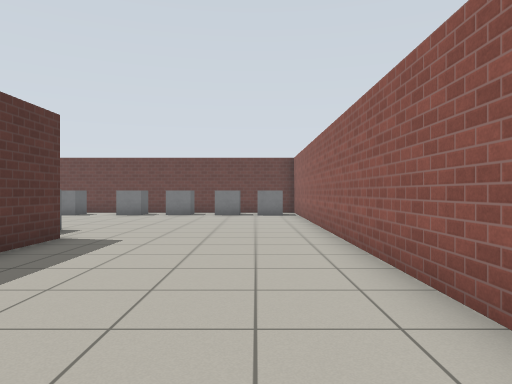
View 1 (above)

22 first-person views from a walk through a robot-simulator world made for Gazebo. The camera is 0.94 m above the floor, looks level and sees 70° across. The lines on the ground mark 1 m squares. The floor is counted in squares, 1 m on a side. Each view is taken from the middle of a square. On the plan, view 1 faces up. The plan holds only what a view shows up to about 13 squares ahead; the rest is blank. The place goes on beyond the plan. Gazebo's built-in surfaces are drawn with simple patterns. Some stock models are drawn as simple stand-ins. Some surface patterns are stand-ins.

View 2
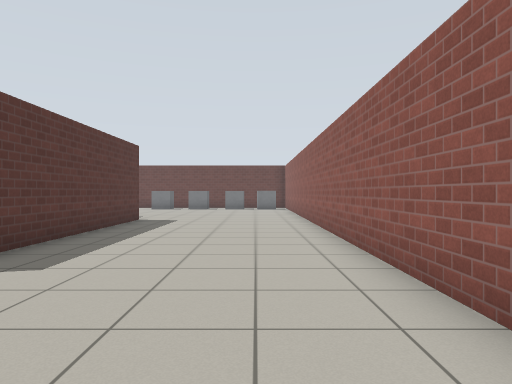

View 3
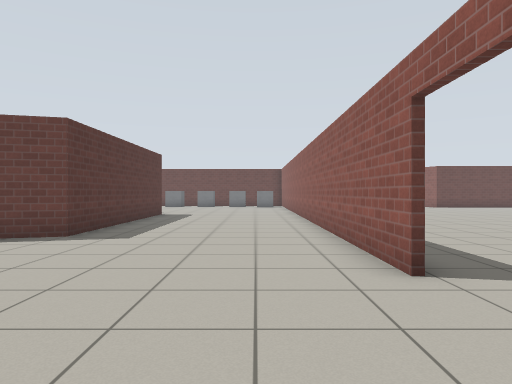

View 4
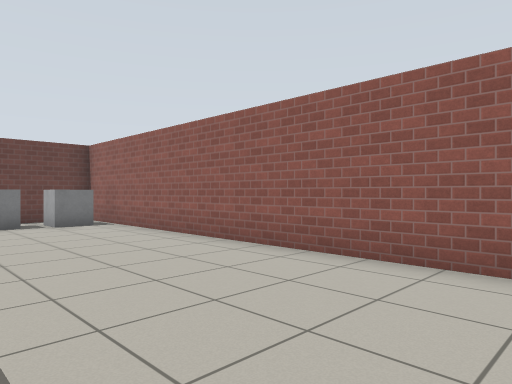

View 5
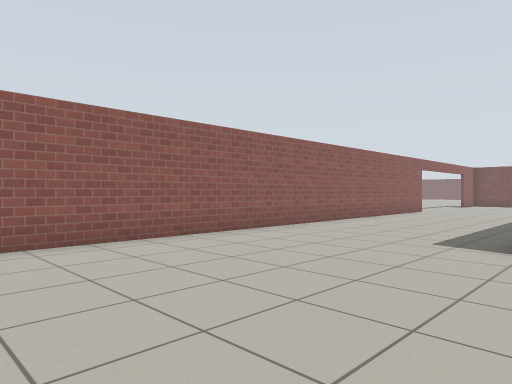

View 6
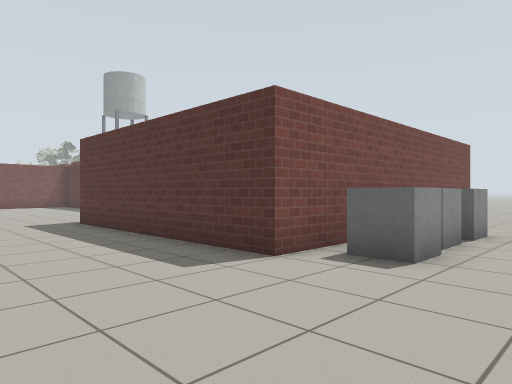

View 7
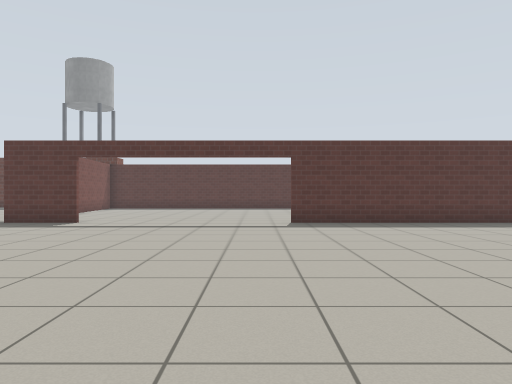

View 8
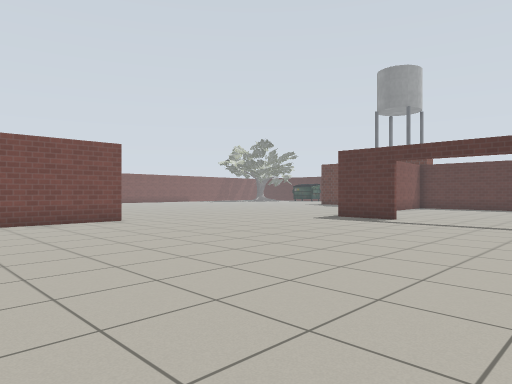

View 9
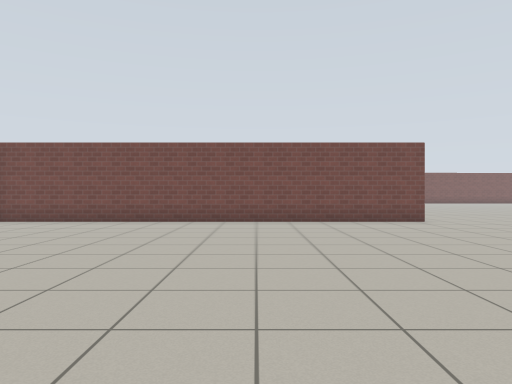

View 10
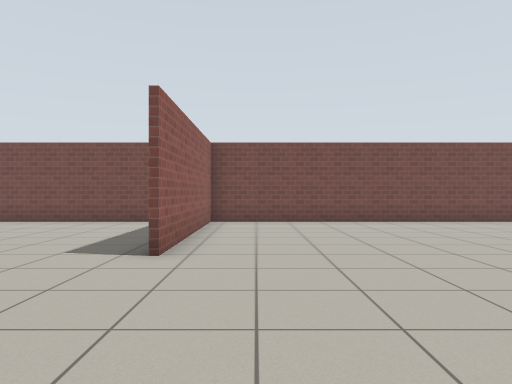

View 11
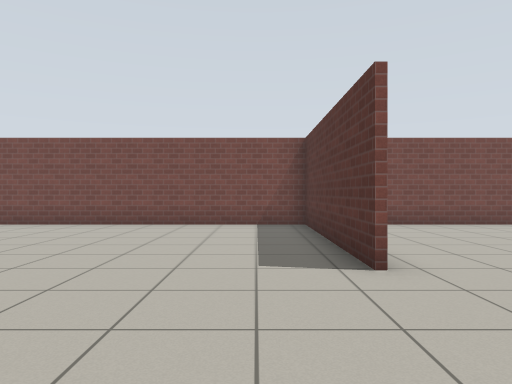

View 12
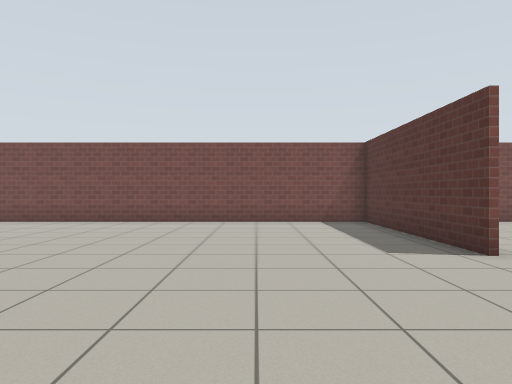

View 13
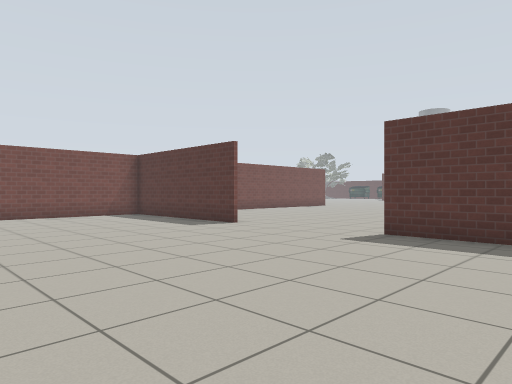

View 14
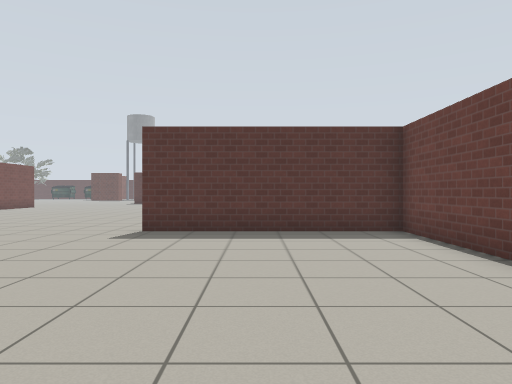

View 15
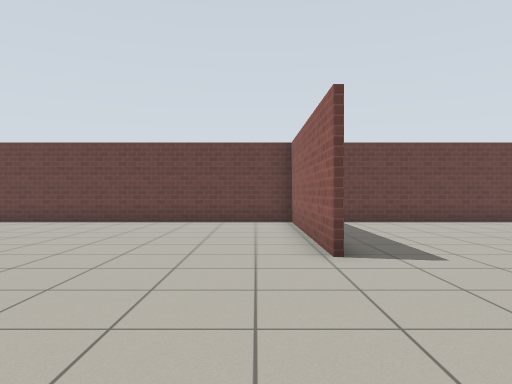

View 16
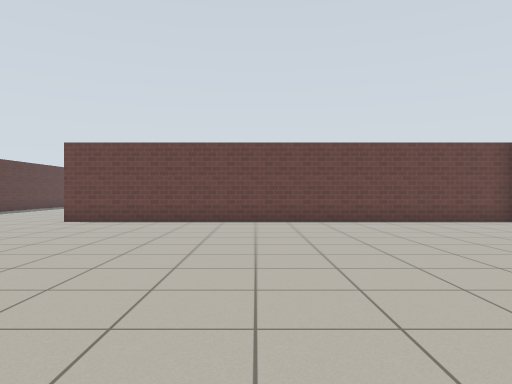

View 17
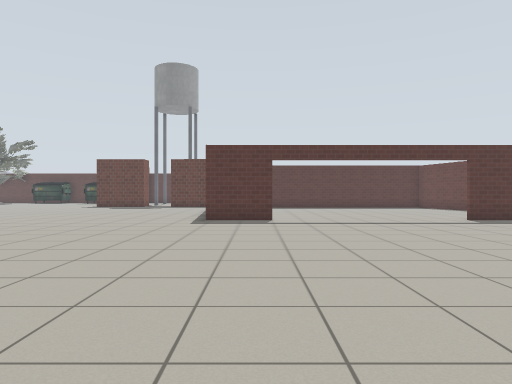

View 18
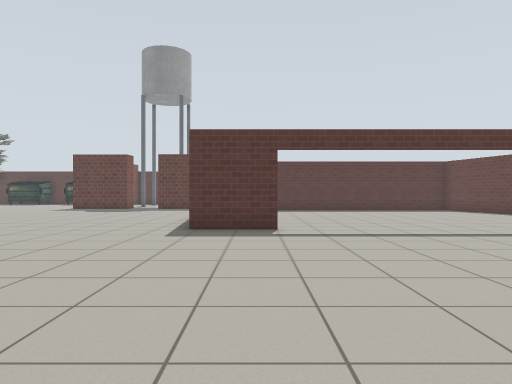

View 19
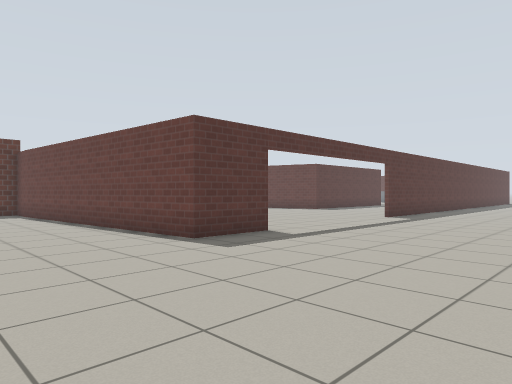

View 20
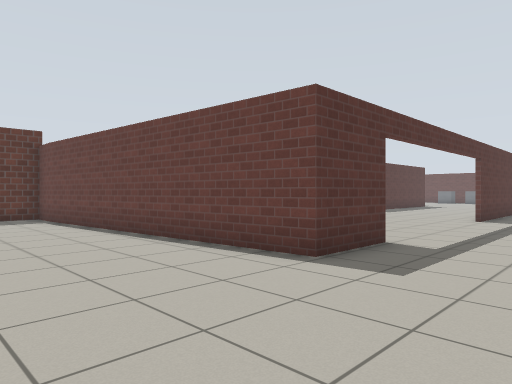

View 21
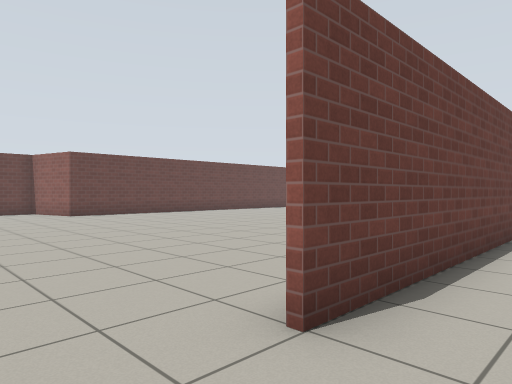

View 22
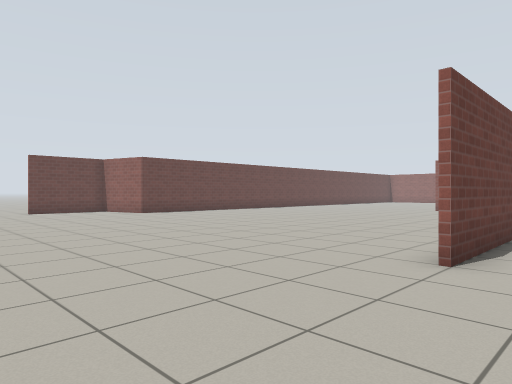

### Floor plan
Points are (right, up) in squares from view 1. A wall is a line through its corners. A room is listed if a view was taken in it or the views show most of it. See-through windows are left out.
Room 1 (views 1, 2, 3, 4, 5, 6)
walls: (1.7, -4) (1.7, 14.5); (-5.5, 7.4) (-4, 7.4) (-4, -0.3) (-5.2, -0.7)
ways out: open door at (2, -7) to room 2
objects: grey box (-5, 8) to (-5, 9)
Room 2 (views 7, 8, 9, 10, 11, 12, 13, 14, 15, 16, 17, 18, 19, 20, 21, 22)
walls: (22.1, -5.7) (22.1, 0.5) (7.9, 0.5); (24.6, 0.5) (22.3, 0.5) (22.3, -5.7); (22.6, -10.4) (22.6, -16.5); (29.1, 0.5) (27.4, 0.5); (1.9, 2.9) (1.9, -4); (22.4, -16.5) (22.4, -10.4); (8.6, -16.5) (30.5, -16.5); (1.9, -10.4) (1.9, -12.7) (-5.6, -13.3)
ways out: open door at (2, -7) to room 1

Positions as (right, up) in squares from view 1, and headings:
1: (0, 0), facing up
2: (0, -5), facing up
3: (0, -8), facing up
4: (-3, 4), facing up-right
5: (-5, 14), facing down-right
6: (0, 11), facing down-left
7: (13, -5), facing left
8: (14, -5), facing down-left
9: (14, -5), facing down
10: (21, -5), facing down
11: (24, -6), facing down
12: (26, -5), facing down
13: (30, -2), facing down-left
14: (31, -3), facing left
15: (21, -11), facing up
16: (14, -11), facing up
17: (14, -11), facing left
18: (11, -11), facing left
19: (8, -17), facing up-left
20: (5, -17), facing up-left
21: (6, -1), facing up-right
22: (3, -1), facing up-right
